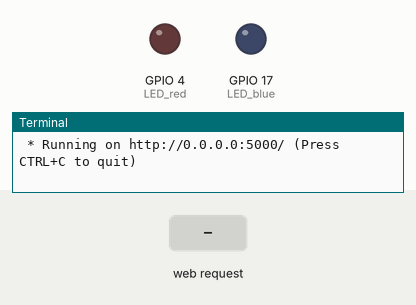
This program was run on a simulated Raspberry Pi (BCM pin numbers). On the bench: output pins drawn as LEDs (lit = HIGH), the last lines printed to the terminal. The inputs (shaded band) are chosen by the test bench. The clock reads 2024-03-15 10:24:30 at power-on unless the program sets it.

Above: at 1.2 s.
1.3 s: HTTP request for /led/red/on received
At 1.8 s:
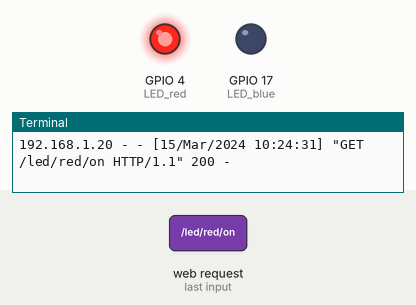
2.8 s: HTTP request for /led/blue/on received
At 4.0 s:
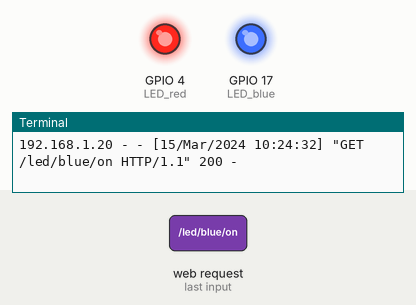
4.3 s: HTTP request for /led/red/off received
At 5.3 s:
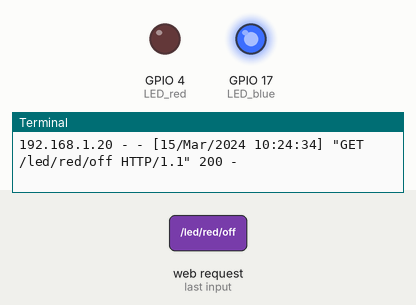
Timing chart, 0 to 7.3 s (numbered marks = the images above; inputs shaded):
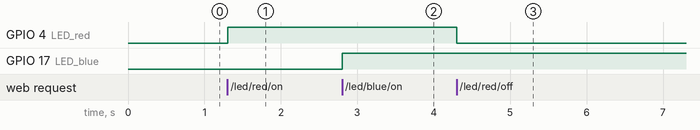

The program:

flask_led_task.py
```python
from flask import Flask
import RPi.GPIO as GPIO

app = Flask(__name__)
LED_red = 4
LED_blue = 17
GPIO.setmode(GPIO.BCM)
GPIO.setup(LED_red, GPIO.OUT)
GPIO.setup(LED_blue, GPIO.OUT)


@app.route("/")
def home() :
    return '''
    <p>Hello, Flask!</p>
    <a href="/led/red/on">RED LED ON</a>
    <a href="/led/red/off">RED LED OFF</a>
    <a href="/led/blue/on">BLUE LED ON</a>
    <a href="/led/blue/off">BLUE LED OFF</a>
    '''

@app.route("/led/<color>/<op>")
def led_op(color,op) :
    if color == "red" and op == "on" :
        GPIO.output(LED_red, GPIO.HIGH)
        return '''
        <p>RED LED ON</p>
        <a href="/">Go Home</a>
        '''
    elif color == "red" and op == "off" :
        GPIO.output(LED_red, GPIO.LOW)
        return '''
        <p>LED OFF</p>
        <a href="/">Go Home</a>
        '''
    elif color == "blue" and op == "on" :
        GPIO.output(LED_blue, GPIO.HIGH)
        return '''
        <p>BLUE LED ON</p>
        <a href="/">Go Home</a>
        '''
    elif color == "blue" and op == "off" :
        GPIO.output(LED_blue, GPIO.LOW)
        return '''
        <p>BLUE LED OFF</p>
        <a href="/">Go Home</a>
        '''

if __name__ == "__main__" : #터미널에서 직접 실행한 경우
    try :
        app.run(host="0.0.0.0")
    finally :
        GPIO.cleanup()
```

Measured:
- after the input at 1.3 s, GPIO 4 (LED_red): LOW → HIGH at once
- after the input at 2.8 s, GPIO 17 (LED_blue): LOW → HIGH at once
- after the input at 4.3 s, GPIO 4 (LED_red): HIGH → LOW at once
